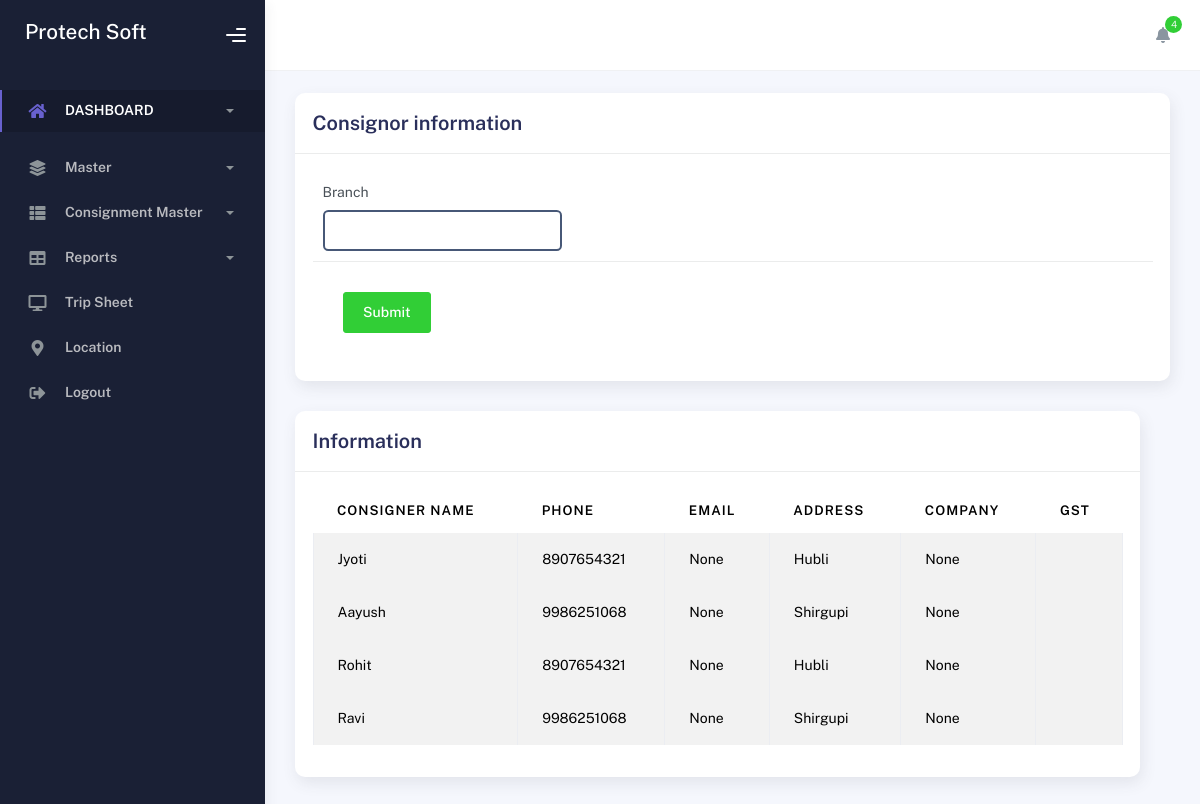
/adminConsignorView, run on the app's committed database.
### consign_app/models.py (models this page shows)
class Consignor(models.Model):
    sender_name = models.CharField(max_length=50, null=True)
    sender_mobile = models.CharField(max_length=50, null=True)
    sender_email = models.CharField(max_length=50, null=True)
    sender_address = models.CharField(max_length=50, null=True)
    sender_company=models.CharField(max_length=50,null=True)
    sender_GST=models.CharField(max_length=50,null=True)
    branch=models.CharField(max_length=50,null=True)

### consign_app/views.py (the view)
# urls.py: path('adminConsignorView',views.adminConsignorView,name='adminConsignorView'),
def adminConsignorView(request):
    consignor = Consignor.objects.all()  # Initialize consignee as an empty list
    if request.method == 'POST':
        consignor = Consignor.objects.all()
        print(f"Consignee: {consignor}")  # Debugging: Print the consignee queryset
    return render(request, 'adminConsignorView.html', {'consignor': consignor})

### consign_app/templates/adminConsignorView.html (shortened to what this page needs)
{% load static %}
<!DOCTYPE html>
<html lang="en">
  <head>
    <link rel="stylesheet" href="{% static 'assets/css/bootstrap.min.css' %}" />
    <link rel="stylesheet" href="{% static 'assets/css/plugins.min.css' %}" />
    <link rel="stylesheet" href="{% static 'assets/css/kaiadmin.min.css' %}" />
    <link rel="stylesheet" href="{% static 'assets/css/demo.css' %}" />
  </head>
  <body>
  {% include 'index_menu.html' %}
        </div>
        <div class="container">
          <div class="page-inner">
<form method="POST" action="{% url 'adminConsignorView' %}" enctype="multipart/form-data">
            <div class="row">
              <div class="col-md-12">
                <div class="card">
                  <div class="card-header">
                    <div class="card-title">Consignor information</div>
                  </div>
                  <div class="card-body">
                    <div class="row">
                      <div class="col-md-6 col-lg-4">
                        <div class="form-group">
                          <label>Branch</label>
<input type="text" class="form-control" id="t2" name="t2" list="branch" oninput="showBranchDatalist()">
                        </div>
                      </div>
                    </div>
                  <div class="card-action">
                    <button class="btn btn-success">Submit</button>
                  </div>
                </div>
              </div>
            </div>
</form>
            <div class="row">
              <div class="col-md-12">
                <div class="card">
                  <div class="card-header">
                    <h4 class="card-title">Information</h4>
                  </div>
                  <div class="card-body">
                    <div class="table-responsive">
                      <table
                        id="basic-datatables"
                        class="display table table-striped table-hover"
                      >
                        <thead>
                          <tr>
                            <th>Consigner Name</th>
            <th>Phone</th>
            <th>Email</th>
            <th>Address</th>
            <th>Company</th>
            <th>GST</th>
                        </thead>
                        {% for c in consignor %}
        <tbody>
        <tr>
             <td style="border: 1px solid #ddd; padding: 8px;">{{ c.sender_name }}</td>
            <td style="border: 1px solid #ddd; padding: 8px;">{{ c.sender_mobile }}</td>
            <td style="border: 1px solid #ddd; padding: 8px;">{{ c.sender_email }}</td>
            <td style="border: 1px solid #ddd; padding: 8px;">{{ c.sender_address }}</td>
            <td style="border: 1px solid #ddd; padding: 8px;">{{ c.sender_company }}</td>
            <td style="border: 1px solid #ddd; padding: 8px;">{{ c.sender_GST }}</td>
        </tr>
        </tbody>
        {% endfor %}
                      </table>
                    </div>
                  </div>
                </div>
              </div>
        </div>
      </div>
    </div>
  </body>
</html>

### data on the page
Consignor: sender_name "Jyoti", sender_mobile "8907654321", sender_email "None", sender_address "Hubli", sender_company "None"
Consignor: sender_name "Aayush", sender_mobile "9986251068", sender_email "None", sender_address "Shirgupi", sender_company "None"
Consignor: sender_name "Rohit", sender_mobile "8907654321", sender_email "None", sender_address "Hubli", sender_company "None"
Consignor: sender_name "Ravi", sender_mobile "9986251068", sender_email "None", sender_address "Shirgupi", sender_company "None"
